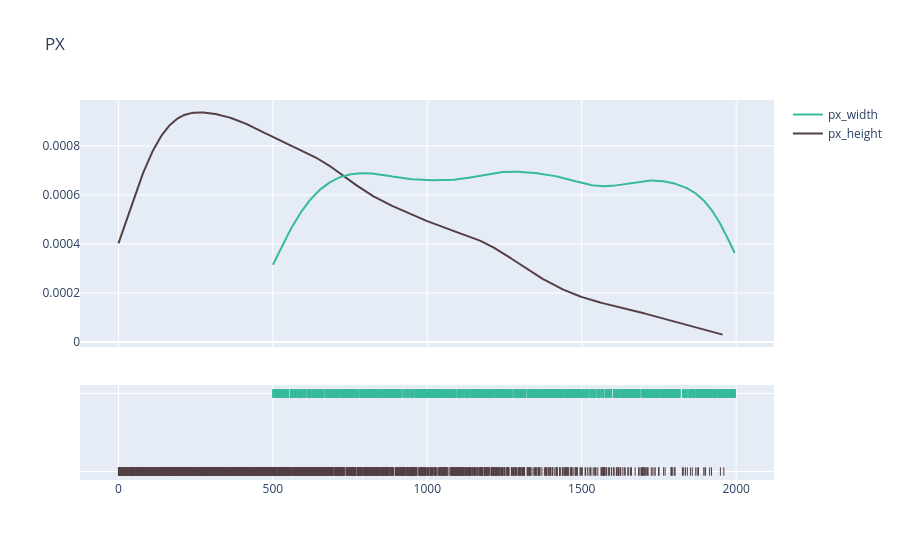

Notebook code cell kept with this figure:
### Code cell
labels = ['px_height', 'px_width']
hist_data = [df[x] for x in labels]
colors = ['#533F44', '#37bA9C']

# Create distplot with curve_type set to 'normal'
fig = ff.create_distplot(hist_data, labels, show_hist=False, colors=colors)

# Add title
fig.update_layout(title_text='PX')
fig.show()

### Figure 1 — Plotly figure (JSON) as saved in the notebook; plotly's stock layout.template omitted (floating-point values rounded to 4 significant figures; data arrays with more than 128 entries replaced by an {"elided": "..."} marker saying what was removed)
{"data": [{"legendgroup": "px_height", "marker": {"color": "#533F44"}, "mode": "lines", "name": "px_height", "showlegend": true, "type": "scatter", "x": {"elided": "500 float values"}, "xaxis": "x", "y": {"elided": "500 float values"}, "yaxis": "y"}, {"legendgroup": "px_width", "marker": {"color": "#37bA9C"}, "mode": "lines", "name": "px_width", "showlegend": true, "type": "scatter", "x": {"elided": "500 float values"}, "xaxis": "x", "y": {"elided": "500 float values"}, "yaxis": "y"}, {"legendgroup": "px_height", "marker": {"color": "#533F44", "symbol": "line-ns-open"}, "mode": "markers", "name": "px_height", "showlegend": false, "type": "scatter", "x": {"elided": "2000 int values"}, "xaxis": "x", "y": {"elided": "2000 str values"}, "yaxis": "y2"}, {"legendgroup": "px_width", "marker": {"color": "#37bA9C", "symbol": "line-ns-open"}, "mode": "markers", "name": "px_width", "showlegend": false, "type": "scatter", "x": {"elided": "2000 int values"}, "xaxis": "x", "y": {"elided": "2000 str values"}, "yaxis": "y2"}], "layout": {"autosize": true, "barmode": "overlay", "hovermode": "closest", "legend": {"traceorder": "reversed"}, "title": {"text": "PX"}, "xaxis": {"anchor": "y2", "autorange": true, "domain": [0, 1], "range": [-130.1, 2128.0], "type": "linear", "zeroline": false}, "yaxis": {"anchor": "free", "autorange": true, "domain": [0.35, 1], "position": 0, "range": [-1.989e-05, 0.0009866], "type": "linear"}, "yaxis2": {"anchor": "x", "autorange": true, "domain": [0, 0.25], "dtick": 1, "range": [-0.1818, 1.182], "showticklabels": false, "type": "category"}}}
